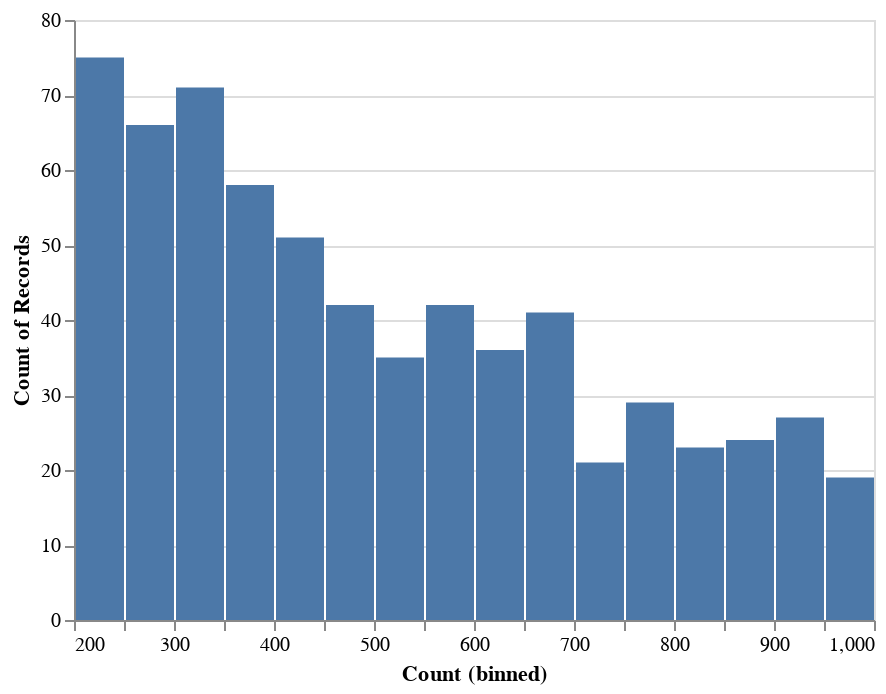

The code cell stored with this chart in its notebook:
### Code cell
import altair as alt
import pandas as pd

c1 = alt.Chart(ato2[ato2['Count']<1000]).mark_bar(
).encode(
    x=alt.X('Count:Q', bin=alt.Bin(maxbins=20,) ),
    y=alt.Y('count()'),
)

c1

### Figure 1 — Vega-Lite specification as saved in the notebook (floating-point values rounded to 4 significant figures; data arrays with more than 128 entries replaced by an {"elided": "..."} marker saying what was removed)
{"$schema": "https://vega.github.io/schema/vega-lite/v2.4.3.json", "config": {"view": {"height": 300, "width": 400}}, "data": {"values": {"elided": "660 records"}}, "encoding": {"x": {"bin": {"maxbins": 20}, "field": "Count", "type": "quantitative"}, "y": {"aggregate": "count", "type": "quantitative"}}, "mark": "bar"}
